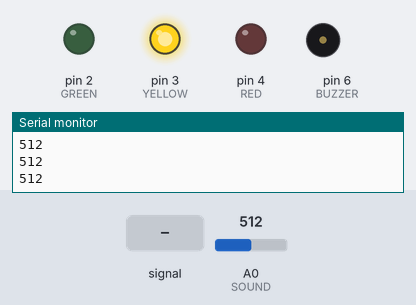
This sketch was run on a simulated Arduino Uno, built with avr-gcc and run on an emulated ATmega328P. Parts: output pins drawn as LEDs (lit = HIGH), buzzer (waves = sounding), the last lines printed to the serial monitor. Dashed ring = blinking. The test bench sets the inputs (shaded band); at power-on: A0 (SOUND) = 512.

Above: at 1.2 s.
1.3 s: A0 (SOUND) fed a 200 Hz sine of ±255 counts around its level
At 4.2 s:
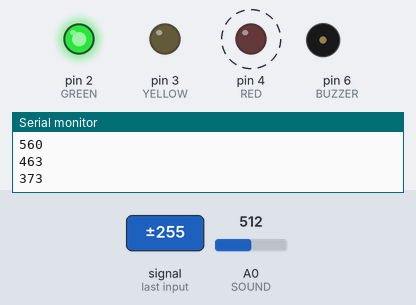
4.3 s: A0 (SOUND) set to 390
At 5.0 s:
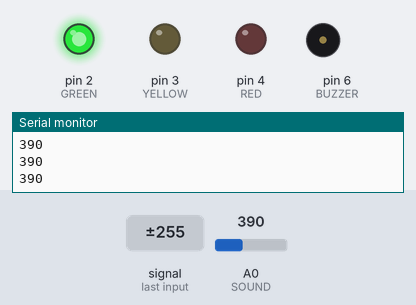
5.8 s: A0 (SOUND) set to 416
At 6.1 s:
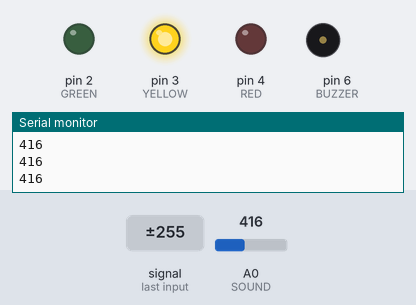
7.3 s: A0 (SOUND) set to 306
At 8.6 s:
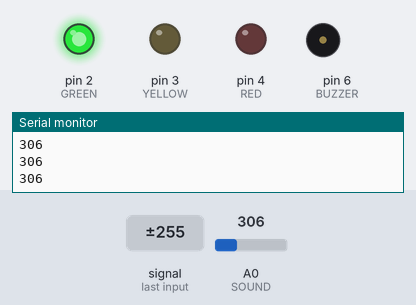
Timing chart, 0 to 9.8 s (numbered marks = the images above; inputs shaded):
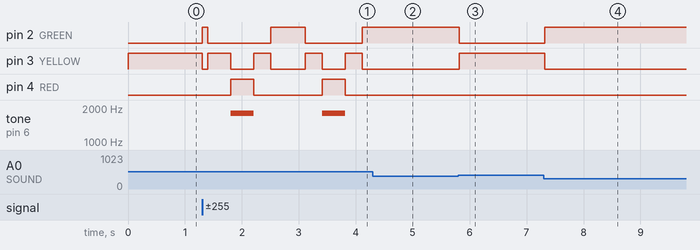

Measured:
- the behaviour switches between 399 and 400 on A0 (SOUND) (found by bisection; images 2 and 3)
- after the input at 1.3 s, pin 2 (GREEN): goes HIGH 0.10 s, LOW 1.1 s, HIGH 0.60 s, LOW 1.0 s, then HIGH, starting at once; pin 3 (YELLOW): HIGH → LOW at once, → HIGH 0.10 s later, → LOW 0.40 s later, → HIGH 0.40 s later, … (9 changes in this stretch)
- after the input at 4.3 s, pin 2 (GREEN): stays HIGH (without the input it goes to LOW after 0.41 s); pin 3 (YELLOW): stops changing and stays LOW; pin 4 (RED): stays LOW (without the input it goes to HIGH after 0.72 s); tone on pin 6 (BUZZER): stays silent (without the input it goes to 1800 Hz after 0.72 s)
- after the input at 5.8 s, pin 2 (GREEN): HIGH → LOW at once; pin 3 (YELLOW): LOW → HIGH at once
- after the input at 7.3 s, pin 2 (GREEN): LOW → HIGH at once; pin 3 (YELLOW): HIGH → LOW at once

The sketch:

classwatch_arduino.ino
```cpp
// ClassWatch NEON: Arduino Uno + KY-038 analog output
const int SOUND=A0, GREEN=2, YELLOW=3, RED=4, BUZZER=6;
const int YELLOW_LIMIT=400, RED_LIMIT=700;
void setup(){pinMode(GREEN,OUTPUT);pinMode(YELLOW,OUTPUT);pinMode(RED,OUTPUT);pinMode(BUZZER,OUTPUT);Serial.begin(9600);}
void loop(){
 int v=analogRead(SOUND);
 digitalWrite(GREEN,v<YELLOW_LIMIT);
 digitalWrite(YELLOW,v>=YELLOW_LIMIT && v<RED_LIMIT);
 digitalWrite(RED,v>=RED_LIMIT);
 if(v>=RED_LIMIT) tone(BUZZER,1800,120); else noTone(BUZZER);
 Serial.println(v);
 delay(100);
}
```
